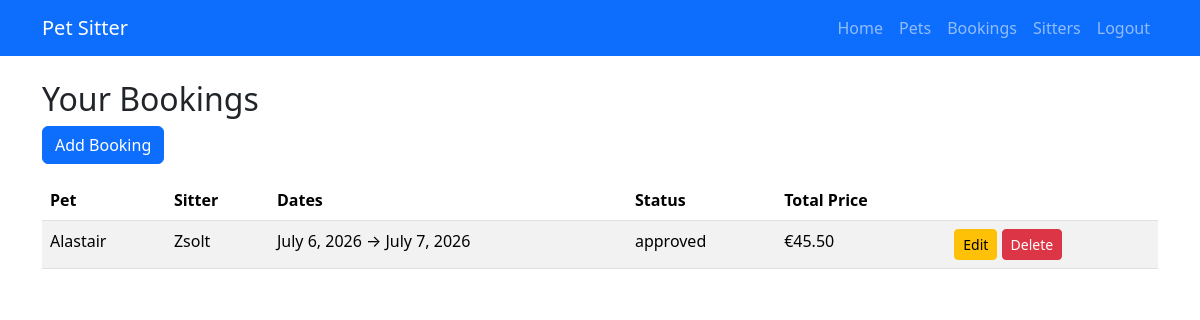
The app's page /bookings/list/ (signed in) with its own data.
### core/models.py (models this page shows, shortened)
class Booking(models.Model):
    pet = models.ForeignKey(
        Pet, on_delete=models.CASCADE, related_name="bookings"
    )
    owner = models.ForeignKey(
        User, on_delete=models.CASCADE, related_name="owner_bookings"
    )
    sitter = models.ForeignKey(
        User, on_delete=models.CASCADE, related_name="sitter_bookings"
    )
    start_date = models.DateField()
    end_date = models.DateField()
    status = models.CharField(
        max_length=20,
        choices=[
            ("pending", "Pending"),
            ("approved", "Approved"),
            ("rejected", "Rejected"),
            ("completed", "Completed"),
        ],
        default="pending",
    )
    total_price = models.DecimalField(max_digits=8, decimal_places=2)
    created_at = models.DateTimeField(auto_now_add=True)

class Pet(models.Model):
    owner = models.ForeignKey(
        User, on_delete=models.CASCADE, related_name="pets"
    )
    name = models.CharField(max_length=100)
    species = models.CharField(max_length=50)
    breed = models.CharField(max_length=100, blank=True)
    age = models.PositiveIntegerField()
    notes = models.TextField(blank=True)

### core/views.py (the view)
# urls.py: path("bookings/list/", views.booking_list, name="booking_list"),
@login_required
def booking_list(request):
    bookings = Booking.objects.filter(owner=request.user)
    return render(request, "bookings/list.html", {"bookings": bookings})

### core/templates/bookings/list.html (shortened to what this page needs)
{% extends "base.html" %}
{% block content %}
<h2>Your Bookings</h2>
<a href="{% url 'booking_create' %}" class="btn btn-primary mb-3">Add Booking</a>
<table class="table table-striped">
    <thead>
        <tr>
            <th>Pet</th>
            <th>Sitter</th>
            <th>Dates</th>
            <th>Status</th>
            <th>Total Price</th>
            <th></th>
        </tr>
    </thead>
    <tbody>
        {% for booking in bookings %}
        <tr>
            <td>{{ booking.pet.name }}</td>
            <td>{{ booking.sitter.username }}</td>
            <td>{{ booking.start_date }} → {{ booking.end_date }}</td>
            <td>{{ booking.status }}</td>
            <td>€{{ booking.total_price }}</td>
            <td>
                <a href="{% url 'booking_update' booking.pk %}" class="btn btn-sm btn-warning">Edit</a>
                <a href="{% url 'booking_delete' booking.pk %}" class="btn btn-sm btn-danger">Delete</a>
            </td>
        </tr>
        {% empty %}
        <tr><td colspan="6">No bookings yet.</td></tr>
        {% endfor %}
    </tbody>
</table>
{% endblock %}

### records on screen
Booking: pet.name "Alastair", sitter.username "Zsolt", start_date "July 6, 2026", end_date "July 7, 2026", status "approved", total_price "45.50"
